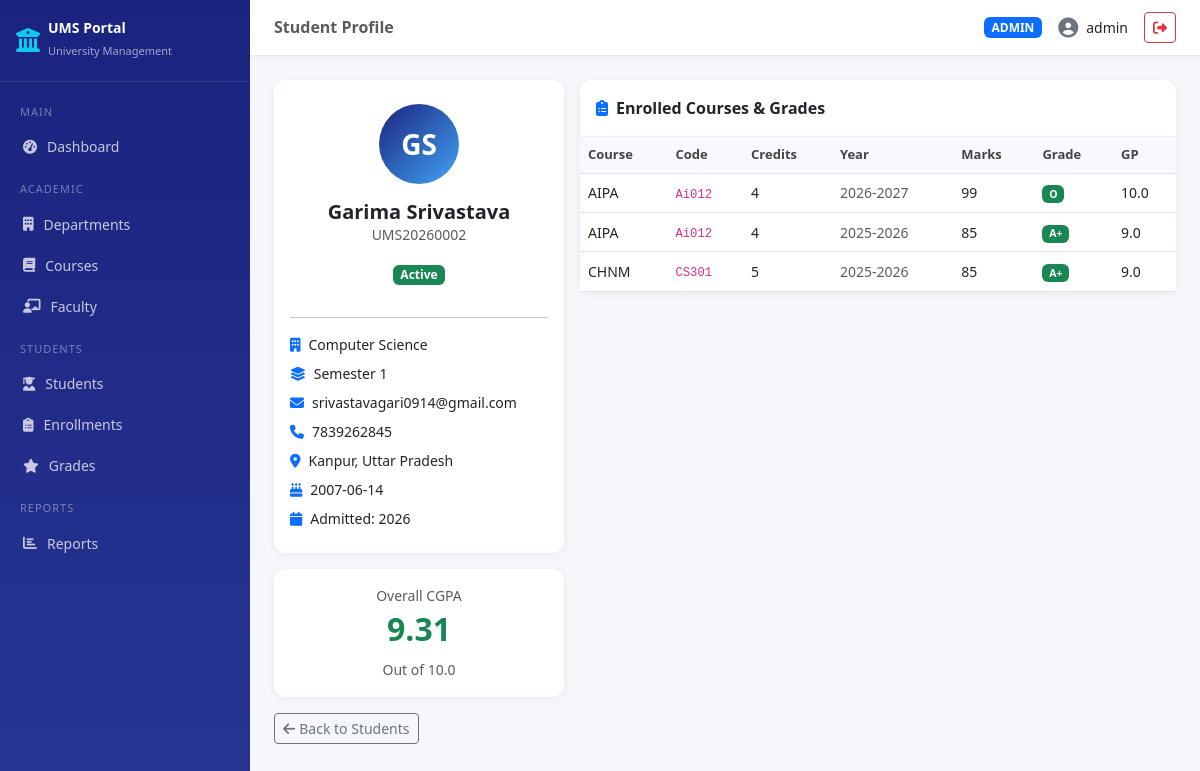
Page /students/view/2 (signed in) on the committed database.
### tables this page shows
CREATE TABLE students (
                    student_id     INTEGER PRIMARY KEY AUTOINCREMENT,
                    enrollment_no  TEXT NOT NULL UNIQUE,
                    first_name     TEXT NOT NULL,
                    last_name      TEXT NOT NULL,
                    email          TEXT NOT NULL UNIQUE,
                    phone          TEXT,
                    dob            TEXT,
                    gender         TEXT,
                    dept_id        INTEGER NOT NULL,
                    semester       INTEGER NOT NULL,
                    admission_year INTEGER NOT NULL,
                    status         TEXT DEFAULT 'Active',
                    created_at     TEXT DEFAULT (datetime('now')),
                    FOREIGN KEY (dept_id) REFERENCES departments(dept_id)
                );

CREATE TABLE departments (
                    dept_id    INTEGER PRIMARY KEY AUTOINCREMENT,
                    dept_name  TEXT NOT NULL UNIQUE,
                    dept_code  TEXT NOT NULL UNIQUE,
                    hod_name   TEXT,
                    created_at TEXT DEFAULT (datetime('now'))
                );

CREATE TABLE student_addresses (
                    address_id INTEGER PRIMARY KEY AUTOINCREMENT,
                    student_id INTEGER NOT NULL UNIQUE,
                    street     TEXT,
                    city       TEXT,
                    state      TEXT,
                    pincode    TEXT,
                    FOREIGN KEY (student_id) REFERENCES students(student_id) ON DELETE CASCADE
                );

CREATE TABLE grades (
                    grade_id       INTEGER PRIMARY KEY AUTOINCREMENT,
                    enrollment_id  INTEGER NOT NULL UNIQUE,
                    marks_obtained INTEGER,
                    grade          TEXT,
                    remarks        TEXT,
                    recorded_on    TEXT DEFAULT (datetime('now')),
                    FOREIGN KEY (enrollment_id) REFERENCES enrollments(enrollment_id) ON DELETE CASCADE
                );

CREATE TABLE courses (
                    course_id   INTEGER PRIMARY KEY AUTOINCREMENT,
                    course_name TEXT NOT NULL,
                    course_code TEXT NOT NULL UNIQUE,
                    credits     INTEGER NOT NULL,
                    dept_id     INTEGER NOT NULL,
                    semester    INTEGER NOT NULL,
                    FOREIGN KEY (dept_id) REFERENCES departments(dept_id)
                );

CREATE TABLE enrollments (
                    enrollment_id INTEGER PRIMARY KEY AUTOINCREMENT,
                    student_id    INTEGER NOT NULL,
                    course_id     INTEGER NOT NULL,
                    academic_year TEXT NOT NULL,
                    semester      INTEGER NOT NULL,
                    enrolled_on   TEXT DEFAULT (datetime('now')),
                    UNIQUE(student_id, course_id, academic_year),
                    FOREIGN KEY (student_id) REFERENCES students(student_id) ON DELETE CASCADE,
                    FOREIGN KEY (course_id)  REFERENCES courses(course_id)  ON DELETE CASCADE
                );

CREATE TABLE grade_lookup (
                    grade       TEXT PRIMARY KEY,
                    grade_point REAL NOT NULL,
                    min_marks   INTEGER NOT NULL,
                    max_marks   INTEGER NOT NULL
                );

### app.py (the view)
@app.route('/students/view/<int:student_id>')
@login_required()
def view_student(student_id):
    student = db.fetch_one("""
        SELECT s.*, d.dept_name, a.street, a.city, a.state, a.pincode
        FROM students s
        JOIN departments d ON s.dept_id=d.dept_id
        LEFT JOIN student_addresses a ON s.student_id=a.student_id
        WHERE s.student_id=?
    """, (student_id,))
    if not student:
        flash('Student not found!', 'danger')
        return redirect(url_for('students'))
    enrollments = db.fetch_all("""
        SELECT e.*, c.course_name, c.course_code, c.credits,
               g.marks_obtained, g.grade, gl.grade_point
        FROM enrollments e
        JOIN courses c ON e.course_id=c.course_id
        LEFT JOIN grades g ON e.enrollment_id=g.enrollment_id
        LEFT JOIN grade_lookup gl ON g.grade=gl.grade
        WHERE e.student_id=? ORDER BY e.academic_year DESC
    """, (student_id,))
    cgpa = 0
    graded = [e for e in enrollments if e.get('grade_point') is not None]
    if graded:
        total_credits = sum(e['credits'] for e in graded)
        total_points  = sum(e['credits'] * e['grade_point'] for e in graded)
        cgpa = round(total_points / total_credits, 2) if total_credits else 0
    return render_template('view_student.html', student=student, enrollments=enrollments, cgpa=cgpa)

### app.py (called while the page is built)
def login_required(role=None):
    def decorator(f):
        @wraps(f)
        def wrapper(*args, **kwargs):
            if 'user_id' not in session:
                flash('Please login first!', 'warning')
                return redirect(url_for('login'))
            if role and session.get('role') != role and session.get('role') != 'admin':
                flash('Access denied!', 'danger')
                return redirect(url_for('dashboard'))
            return f(*args, **kwargs)
        return wrapper
    return decorator

    def get_connection(self):
        conn = sqlite3.connect(self.db_path)
        conn.row_factory = sqlite3.Row
        conn.execute("PRAGMA foreign_keys = ON")
        return conn

    def fetch_all(self, query, params=()):
        conn = self.get_connection()
        try:
            cur = conn.execute(query, params)
            return [dict(row) for row in cur.fetchall()]
        except sqlite3.Error as e:
            raise Exception(f"Fetch error: {e}")
        finally:
            conn.close()

    def fetch_one(self, query, params=()):
        conn = self.get_connection()
        try:
            cur = conn.execute(query, params)
            row = cur.fetchone()
            return dict(row) if row else None
        except sqlite3.Error as e:
            raise Exception(f"Fetch error: {e}")
        finally:
            conn.close()

### templates/view_student.html (shortened to what this page needs)
{% extends "base.html" %}
{% block page_title %}Student Profile{% endblock %}
{% block content %}
<div class="row g-3">
    <div class="col-md-4">
        <div class="card text-center">
            <div class="card-body py-4">
                <div class="d-inline-flex align-items-center justify-content-center rounded-circle mb-3"
                     style="width:80px;height:80px;background:linear-gradient(135deg,#1a237e,#42a5f5);">
                    <span class="text-white fw-bold fs-3">{{ student.first_name[0] }}{{ student.last_name[0] }}</span>
                </div>
                <h5 class="fw-bold mb-0">{{ student.first_name }} {{ student.last_name }}</h5>
                <p class="text-muted small">{{ student.enrollment_no }}</p>
                <span class="badge {% if student.status=='Active' %}bg-success{% else %}bg-secondary{% endif %} mb-3">
                    {{ student.status }}
                </span>
                <hr>
                <div class="text-start">
                    <p class="small mb-2"><i class="fas fa-building me-2 text-primary"></i>{{ student.dept_name }}</p>
                    <p class="small mb-2"><i class="fas fa-layer-group me-2 text-primary"></i>Semester {{ student.semester }}</p>
                    <p class="small mb-2"><i class="fas fa-envelope me-2 text-primary"></i>{{ student.email }}</p>
                    {% if student.phone %}
                    <p class="small mb-2"><i class="fas fa-phone me-2 text-primary"></i>{{ student.phone }}</p>
                    {% endif %}
                    {% if student.city %}
                    <p class="small mb-2"><i class="fas fa-map-marker-alt me-2 text-primary"></i>{{ student.city }}, {{ student.state }}</p>
                    {% endif %}
                    {% if student.dob %}
                    <p class="small mb-2"><i class="fas fa-birthday-cake me-2 text-primary"></i>{{ student.dob }}</p>
                    {% endif %}
                    <p class="small mb-0"><i class="fas fa-calendar me-2 text-primary"></i>Admitted: {{ student.admission_year }}</p>
                </div>
            </div>
        </div>
        <div class="card mt-3 text-center">
            <div class="card-body py-3">
                <p class="text-muted small mb-1">Overall CGPA</p>
                <h2 class="fw-bold {% if cgpa >= 8 %}text-success{% elif cgpa >= 6 %}text-primary{% elif cgpa >= 5 %}text-warning{% else %}text-danger{% endif %}">
                    {{ cgpa if cgpa > 0 else 'N/A' }}
                </h2>
                <small class="text-muted">Out of 10.0</small>
            </div>
        </div>
    </div>
    <div class="col-md-8">
        <div class="card">
            <div class="card-header py-3">
                <i class="fas fa-clipboard-list me-2 text-primary"></i>Enrolled Courses & Grades
            </div>
            <div class="card-body p-0">
                <table class="table table-hover mb-0">
                    <thead>
                        <tr>
                            <th>Course</th>
                            <th>Code</th>
                            <th>Credits</th>
                            <th>Year</th>
                            <th>Marks</th>
                            <th>Grade</th>
                            <th>GP</th>
                        </tr>
                    </thead>
                    <tbody>
                        {% for e in enrollments %}
                        <tr>
                            <td class="fw-medium small">{{ e.course_name }}</td>
                            <td><code class="small">{{ e.course_code }}</code></td>
                            <td>{{ e.credits }}</td>
                            <td class="text-muted small">{{ e.academic_year }}</td>
                            <td>{{ e.marks_obtained if e.marks_obtained is not none else '-' }}</td>
                            <td>
                                {% if e.grade %}
                                <span class="badge {% if e.grade in ['O','A+','A'] %}bg-success{% elif e.grade in ['B+','B'] %}bg-primary{% elif e.grade == 'C' %}bg-warning text-dark{% else %}bg-danger{% endif %}">
                                    {{ e.grade }}
                                </span>
                                {% else %}-{% endif %}
                            </td>
                            <td>{{ e.grade_point if e.grade_point is not none else '-' }}</td>
                        </tr>
                        {% else %}
                        <tr>
                            <td colspan="7" class="text-center text-muted py-4">No enrollments found</td>
                        </tr>
                        {% endfor %}
                    </tbody>
                </table>
            </div>
        </div>
    </div>
</div>
<div class="mt-3">
    <a href="{{ url_for('students') }}" class="btn btn-outline-secondary btn-sm">
        <i class="fas fa-arrow-left me-1"></i>Back to Students
    </a>
</div>
{% endblock %}

### templates/base.html (style rules this page uses)
:root { --primary: #1a237e; --secondary: #283593; --accent: #42a5f5; --sidebar-width: 250px; }
body { background: #f5f7fb; font-family: 'Segoe UI', sans-serif; }
.card { border: none; border-radius: 12px; box-shadow: 0 2px 8px rgba(0,0,0,.06); }
.card-header { background: white; border-bottom: 1px solid #f0f0f0; border-radius: 12px 12px 0 0 !important; font-weight: 600; }
.table th { background: #f8f9ff; color: #444; font-weight: 600; font-size: 13px; }
.table td { font-size: 14px; vertical-align: middle; }

### rows in the picture
students: first_name "G", last_name "S", first_name "Garima", last_name "Srivastava", enrollment_no "UMS20260002", status "Active", semester "1", email "srivastavagari0914@gmail.com", phone "7839262845", dob "2007-06-14", admission_year "2026"
departments: dept_name "Computer Science"
student_addresses: city "Kanpur", state "Uttar Pradesh"
grades: course_name "AIPA", course_code "Ai012", credits "4", academic_year "2026-2027", marks_obtained "99", grade "O", grade_point "10.0"
grades: course_name "AIPA", course_code "Ai012", credits "4", academic_year "2025-2026", marks_obtained "85", grade "A+", grade_point "9.0"
grades: course_name "CHNM", course_code "CS301", credits "5", academic_year "2025-2026", marks_obtained "85", grade "A+", grade_point "9.0"

### other values in the picture
{{ session.get('role', '') | upper }} "ADMIN"
{{ session.get('username', '') }} "admin"
{{ cgpa if cgpa > 0 else 'N/A' }} "9.31"
